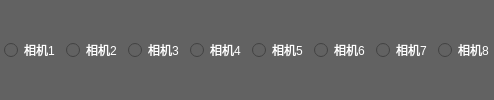
          <widget class="QWidget" name="widget_5" native="true">
           <property name="styleSheet">
            <string notr="true">background-color: rgb(98, 98, 98);</string>
           </property>
           <layout class="QHBoxLayout" name="horizontalLayout_7">
            <property name="spacing">
             <number>6</number>
            </property>
            <property name="leftMargin">
             <number>4</number>
            </property>
            <property name="topMargin">
             <number>4</number>
            </property>
            <property name="rightMargin">
             <number>0</number>
            </property>
            <property name="bottomMargin">
             <number>4</number>
            </property>
            <item>
             <widget class="QRadioButton" name="radioButton_1">
              <property name="styleSheet">
               <string notr="true">font: 75 9
pt &quot;微软雅黑&quot;;
color: rgb(255, 255, 255);</string>
              </property>
              <property name="text">
               <string>相机1</string>
              </property>
             </widget>
            </item>
            <item>
             <widget class="QRadioButton" name="radioButton_2">
              <property name="styleSheet">
               <string notr="true">font: 75 9
pt &quot;微软雅黑&quot;;
color: rgb(255, 255, 255);</string>
              </property>
              <property name="text">
               <string>相机2</string>
              </property>
             </widget>
            </item>
            <item>
             <widget class="QRadioButton" name="radioButton_3">
              <property name="styleSheet">
               <string notr="true">font: 75 9
pt &quot;微软雅黑&quot;;
color: rgb(255, 255, 255);</string>
              </property>
              <property name="text">
               <string>相机3</string>
              </property>
             </widget>
            </item>
            <item>
             <widget class="QRadioButton" name="radioButton_4">
              <property name="styleSheet">
               <string notr="true">font: 75 9
pt &quot;微软雅黑&quot;;
color: rgb(255, 255, 255);</string>
              </property>
              <property name="text">
               <string>相机4</string>
              </property>
             </widget>
            </item>
            <item>
             <widget class="QRadioButton" name="radioButton_5">
              <property name="styleSheet">
               <string notr="true">font: 75 9
pt &quot;微软雅黑&quot;;
color: rgb(255, 255, 255);</string>
              </property>
              <property name="text">
               <string>相机5</string>
              </property>
             </widget>
            </item>
            <item>
             <widget class="QRadioButton" name="radioButton_6">
              <property name="styleSheet">
               <string notr="true">font: 75 9
pt &quot;微软雅黑&quot;;
color: rgb(255, 255, 255);</string>
              </property>
              <property name="text">
               <string>相机6</string>
              </property>
             </widget>
            </item>
            <item>
             <widget class="QRadioButton" name="radioButton_7">
              <property name="styleSheet">
               <string notr="true">font: 75 9
pt &quot;微软雅黑&quot;;
color: rgb(255, 255, 255);</string>
              </property>
              <property name="text">
               <string>相机7</string>
              </property>
             </widget>
            </item>
            <item>
             <widget class="QRadioButton" name="radioButton_8">
              <property name="styleSheet">
               <string notr="true">font: 75 9
pt &quot;微软雅黑&quot;;
color: rgb(255, 255, 255);</string>
              </property>
              <property name="text">
               <string>相机8</string>
              </property>
             </widget>
            </item>
           </layout>
          </widget>
